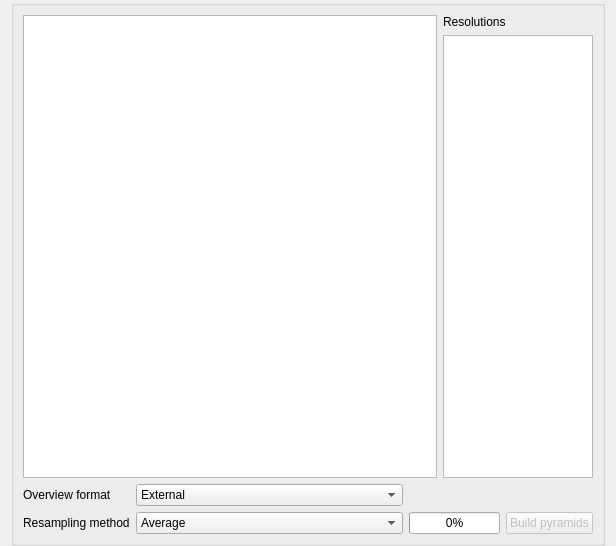
             <widget class="QWidget" name="scrollAreaWidgetContents_5">
              <property name="geometry">
               <rect>
                <x>0</x>
                <y>0</y>
                <width>616</width>
                <height>546</height>
               </rect>
              </property>
              <layout class="QVBoxLayout" name="verticalLayout_12">
               <property name="topMargin">
                <number>0</number>
               </property>
               <property name="bottomMargin">
                <number>0</number>
               </property>
               <item>
                <widget class="QGroupBox" name="mPyramidsGrpBx">
                 <property name="title">
                  <string/>
                 </property>
                 <layout class="QGridLayout" name="gridLayout_6">
                  <item row="2" column="0">
                   <widget class="QLabel" name="textLabel4_2">
                    <property name="text">
                     <string>Resampling method</string>
                    </property>
                   </widget>
                  </item>
                  <item row="0" column="0" colspan="5">
                   <layout class="QGridLayout" name="gridLayout_8">
                    <item row="0" column="1">
                     <widget class="QLabel" name="textLabel5">
                      <property name="text">
                       <string>Resolutions</string>
                      </property>
                     </widget>
                    </item>
                    <item row="1" column="1">
                     <widget class="QListWidget" name="lbxPyramidResolutions">
                      <property name="minimumSize">
                       <size>
                        <width>150</width>
                        <height>0</height>
                       </size>
                      </property>
                      <property name="maximumSize">
                       <size>
                        <width>150</width>
                        <height>32767</height>
                       </size>
                      </property>
                      <property name="selectionMode">
                       <enum>QAbstractItemView::MultiSelection</enum>
                      </property>
                     </widget>
                    </item>
                    <item row="0" column="0" rowspan="2">
                     <widget class="QTextEdit" name="tePyramidDescription">
                      <property name="sizePolicy">
                       <sizepolicy hsizetype="Expanding" vsizetype="Expanding">
                        <horstretch>4</horstretch>
                        <verstretch>0</verstretch>
                       </sizepolicy>
                      </property>
                      <property name="html">
                       <string>&lt;!DOCTYPE HTML PUBLIC &quot;-//W3C//DTD HTML 4.0//EN&quot; &quot;http://www.w3.org/TR/REC-html40/strict.dtd&quot;&gt;
&lt;html&gt;&lt;head&gt;&lt;meta name=&quot;qrichtext&quot; content=&quot;1&quot; /&gt;&lt;style type=&quot;text/css&quot;&gt;
p, li { white-space: pre-wrap; }
&lt;/style&gt;&lt;/head&gt;&lt;body style=&quot; font-family:'SimSun'; font-size:9pt; font-weight:400; font-style:normal;&quot;&gt;
&lt;p style=&quot; margin-top:0px; margin-bottom:0px; margin-left:0px; margin-right:0px; -qt-block-indent:0; text-indent:0px;&quot;&gt;&lt;span style=&quot; font-family:'Cantarell'; font-size:11pt;&quot;&gt;&lt;br /&gt;&lt;/span&gt;&lt;/p&gt;&lt;/body&gt;&lt;/html&gt;</string>
                      </property>
                     </widget>
                    </item>
                   </layout>
                  </item>
                  <item row="2" column="4">
                   <widget class="QPushButton" name="buttonBuildPyramids">
                    <property name="enabled">
                     <bool>false</bool>
                    </property>
                    <property name="text">
                     <string>Build pyramids</string>
                    </property>
                   </widget>
                  </item>
                  <item row="2" column="1">
                   <widget class="QComboBox" name="cboResamplingMethod">
                    <item>
                     <property name="text">
                      <string>Average</string>
                     </property>
                    </item>
                    <item>
                     <property name="text">
                      <string>Nearest Neighbour</string>
                     </property>
                    </item>
                   </widget>
                  </item>
                  <item row="2" column="2" colspan="2">
                   <widget class="QProgressBar" name="mPyramidProgress">
                    <property name="value">
                     <number>0</number>
                    </property>
                   </widget>
                  </item>
                  <item row="1" column="1">
                   <widget class="QComboBox" name="cbxPyramidsFormat">
                    <property name="sizePolicy">
                     <sizepolicy hsizetype="Expanding" vsizetype="Fixed">
                      <horstretch>0</horstretch>
                      <verstretch>0</verstretch>
                     </sizepolicy>
                    </property>
                    <item>
                     <property name="text">
                      <string>External</string>
                     </property>
                    </item>
                    <item>
                     <property name="text">
                      <string>Internal (if possible)</string>
                     </property>
                    </item>
                    <item>
                     <property name="text">
                      <string>External (Erdas Imagine)</string>
                     </property>
                    </item>
                   </widget>
                  </item>
                  <item row="1" column="0">
                   <widget class="QLabel" name="label_11">
                    <property name="text">
                     <string>Overview format</string>
                    </property>
                   </widget>
                  </item>
                 </layout>
                </widget>
               </item>
              </layout>
             </widget>
